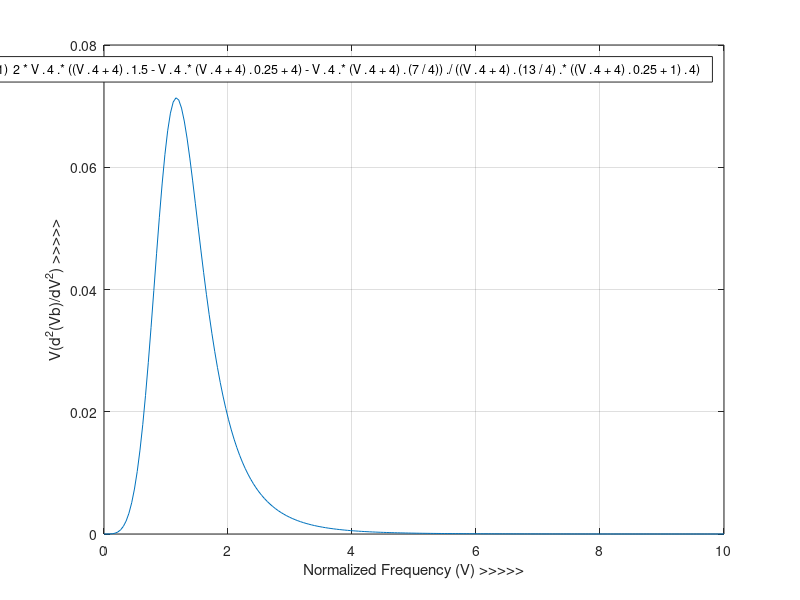

Source code (MATLAB):
clc
clear
close all
funct = @(V) (6*(sqrt(2)+1)^2 * V.^4 .* ((V.^4 +4).^1.5 - V.^4.*(V.^4+4).^0.25 +4)-V.^4.*(V.^4+4).^(7/4))./((V.^4+4).^(13/4).*((V.^4+4).^0.25+1).^4);
fplot(funct,[0 10])
xlabel('Normalized Frequency (V) >>>>>')
ylabel('V(d^{2}(Vb)/dV^{2}) >>>>>')
grid on
